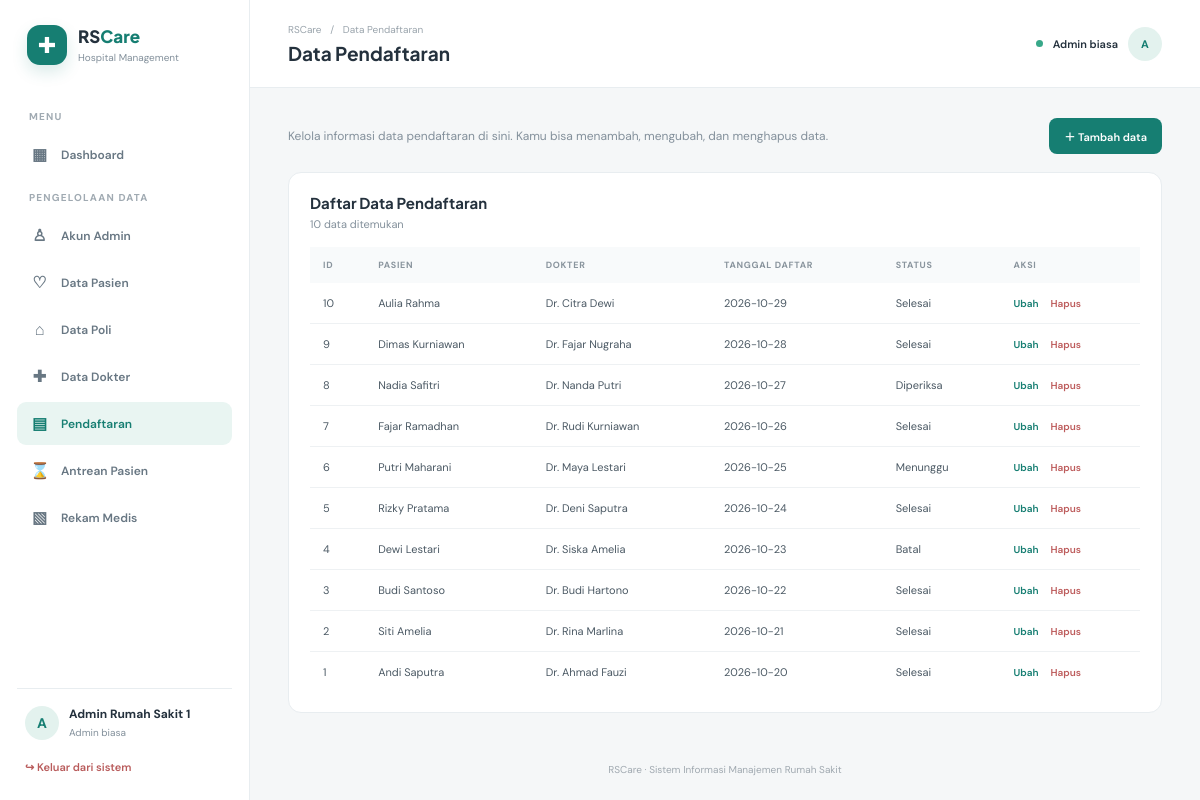
Page /db_rumah_sakit_web/data.php?t=pendaftaran (signed in) on the committed database.
### tables this page shows
CREATE TABLE `pendaftaran` (
  `id_pendaftaran` int(11) NOT NULL,
  `id_pasien` int(11) NOT NULL,
  `id_dokter` int(11) NOT NULL,
  `tanggal_daftar` date NOT NULL,
  `status` enum('Menunggu','Diperiksa','Selesai','Batal') DEFAULT 'Menunggu'
);

CREATE TABLE `pasien` (
  `id_pasien` int(11) NOT NULL,
  `nama_pasien` varchar(100) NOT NULL,
  `jenis_kelamin` enum('Laki-laki','Perempuan') NOT NULL,
  `tanggal_lahir` date NOT NULL,
  `alamat` text DEFAULT NULL
);

CREATE TABLE `dokter` (
  `id_dokter` int(11) NOT NULL,
  `id_poli` int(11) NOT NULL,
  `nama_dokter` varchar(100) NOT NULL,
  `spesialisasi` varchar(100) DEFAULT NULL
);

### db_rumah_sakit_web/config/auth.php (called while the page is built, shortened)
<?php
function h($value): string {
    return htmlspecialchars((string)($value ?? ''), ENT_QUOTES, 'UTF-8');
}

### db_rumah_sakit_web/data.php (the view, shortened to what this page needs)
<?php
require_once __DIR__ . '/config/database.php';
require_once __DIR__ . '/config/auth.php';
$key = $_GET['t'] ?? 'pasien';
$config = $definitions[$key];
$table = $config['table'];
$pk = $config['pk'];
if ($key === 'dokter') {
    $rows = $pdo->query("SELECT d.id_dokter, d.nama_dokter, d.spesialisasi, p.nama_poli FROM dokter d JOIN poli p ON d.id_poli=p.id_poli ORDER BY d.id_dokter DESC")->fetchAll();
} elseif ($key === 'pendaftaran') {
    $rows = $pdo->query("SELECT p.id_pendaftaran, p.tanggal_daftar, p.status, ps.nama_pasien, d.nama_dokter FROM pendaftaran p JOIN pasien ps ON p.id_pasien=ps.id_pasien JOIN dokter d ON p.id_dokter=d.id_dokter ORDER BY p.id_pendaftaran DESC")->fetchAll();
} elseif ($key === 'akun_admin' && !adalah_administrator()) {
    $stmt = $pdo->prepare("SELECT id_admin,nama_admin,username,role FROM akun_admin WHERE id_admin=?");
    $stmt->execute([$_SESSION['admin_id']]);
    $rows = $stmt->fetchAll();
} elseif ($key === 'akun_admin') {
    $rows = $pdo->query("SELECT id_admin,nama_admin,username,role FROM akun_admin ORDER BY id_admin DESC")->fetchAll();
} else {
    $rows = $pdo->query("SELECT * FROM `$table` ORDER BY `$pk` DESC")->fetchAll();
}
require __DIR__ . '/partials/header.php';
?>
<div class="page-intro">
    <div><p>Kelola informasi <?= h(strtolower($config['title'])) ?> di sini. Kamu bisa menambah, mengubah, dan menghapus data.</p></div>
    <?php if ($key !== "akun_admin" || adalah_administrator()): ?><a class="btn primary" href="data.php?t=<?= h($key) ?>&add=1">＋ Tambah data</a><?php endif; ?>
</div>
<section class="panel">
    <div class="panel-heading"><div><h2>Daftar <?= h($config['title']) ?></h2><p><?= count($rows) ?> data ditemukan</p></div></div>
    <div class="table-scroll"><table>
        <thead><tr><?php foreach ($config['columns'] as $label): ?><th><?= h($label) ?></th><?php endforeach; ?><?php if ($key !== "akun_admin" || adalah_administrator()): ?><th>Aksi</th><?php endif; ?></tr></thead>
        <tbody>
        <?php foreach ($rows as $row): ?>
        <tr>
            <?php foreach ($config['columns'] as $column => $label): ?><td><?= h($row[$column] ?? '-') ?></td><?php endforeach; ?>
            <?php if ($key !== "akun_admin" || adalah_administrator()): ?><td><div class="row-actions">
                <a class="edit-action" href="data.php?t=<?= h($key) ?>&edit=<?= (int)$row[$pk] ?>">Ubah</a>
                <form method="post" onsubmit="return confirm('Yakin ingin menghapus data ini? Data yang masih digunakan tabel lain tidak dapat dihapus.')">
                    <button class="delete-action" type="submit">Hapus</button>
                </form>
            </div></td><?php endif; ?>
        </tr>
        <?php endforeach; ?>
        </tbody>
    </table></div>
</section>
<?php require __DIR__ . '/partials/footer.php'; ?>

### db_rumah_sakit_web/assets/style.css (style rules this page uses)
:root { --ink:#24313d;--muted:#83909b;--line:#e8edf0;--bg:#f5f7f8;--green:#167e72;--green2:#0e685e;--soft:#e9f5f2 }
* { box-sizing:border-box }
body { margin:0;background:var(--bg);color:var(--ink);font:14px 'DM Sans',sans-serif }
a { text-decoration:none;color:inherit }
.section-heading h2,.panel-heading h2 { font:700 15px 'Plus Jakarta Sans';margin:0 0 5px }
.section-heading p,.panel-heading p { font-size:11px;color:var(--muted);margin:0 }
.stat-card,.panel { background:#fff;border:1px solid var(--line);border-radius:13px }
.panel { padding:20px 21px;margin-bottom:20px }
.panel-heading { display:flex;justify-content:space-between;align-items:center;margin-bottom:16px }
.table-scroll { overflow-x:auto }
table { width:100%;border-collapse:collapse;white-space:nowrap }
th { text-align:left;background:#f8fafb;color:#89949d;font-size:9px;text-transform:uppercase;letter-spacing:.7px;padding:12px 13px }
td { padding:13px;border-bottom:1px solid #eef1f3;font-size:11px;color:#4b5964 }
tbody tr:last-child td { border-bottom:0 }
.page-intro { display:flex;align-items:center;justify-content:space-between;margin-bottom:18px;gap:12px }
.page-intro p { font-size:12px;color:var(--muted);margin:0 }
.btn { border:0;border-radius:8px;padding:10px 15px;display:inline-flex;align-items:center;justify-content:center;cursor:pointer;font:600 11px 'DM Sans' }
.btn.primary { background:var(--green);color:#fff }
.row-actions { display:flex;align-items:center;gap:12px }
.row-actions form { margin:0 }
.edit-action,.delete-action { border:0;background:none;padding:0;font:600 10px 'DM Sans';cursor:pointer }
.edit-action { color:var(--green) }
.delete-action { color:#bd5c5c }

### rows in the picture
pendaftaran: id_pendaftaran "10", id_pasien.nama_pasien "Aulia Rahma", id_dokter.nama_dokter "Dr. Citra Dewi", tanggal_daftar "2026-10-29", status "Selesai"
pendaftaran: id_pendaftaran "9", id_pasien.nama_pasien "Dimas Kurniawan", id_dokter.nama_dokter "Dr. Fajar Nugraha", tanggal_daftar "2026-10-28", status "Selesai"
pendaftaran: id_pendaftaran "8", id_pasien.nama_pasien "Nadia Safitri", id_dokter.nama_dokter "Dr. Nanda Putri", tanggal_daftar "2026-10-27", status "Diperiksa"
pendaftaran: id_pendaftaran "7", id_pasien.nama_pasien "Fajar Ramadhan", id_dokter.nama_dokter "Dr. Rudi Kurniawan", tanggal_daftar "2026-10-26", status "Selesai"
pendaftaran: id_pendaftaran "6", id_pasien.nama_pasien "Putri Maharani", id_dokter.nama_dokter "Dr. Maya Lestari", tanggal_daftar "2026-10-25", status "Menunggu"
pendaftaran: id_pendaftaran "5", id_pasien.nama_pasien "Rizky Pratama", id_dokter.nama_dokter "Dr. Deni Saputra", tanggal_daftar "2026-10-24", status "Selesai"
pendaftaran: id_pendaftaran "4", id_pasien.nama_pasien "Dewi Lestari", id_dokter.nama_dokter "Dr. Siska Amelia", tanggal_daftar "2026-10-23", status "Batal"
pendaftaran: id_pendaftaran "3", id_pasien.nama_pasien "Budi Santoso", id_dokter.nama_dokter "Dr. Budi Hartono", tanggal_daftar "2026-10-22", status "Selesai"
pendaftaran: id_pendaftaran "2", id_pasien.nama_pasien "Siti Amelia", id_dokter.nama_dokter "Dr. Rina Marlina", tanggal_daftar "2026-10-21", status "Selesai"
pendaftaran: id_pendaftaran "1", id_pasien.nama_pasien "Andi Saputra", id_dokter.nama_dokter "Dr. Ahmad Fauzi", tanggal_daftar "2026-10-20", status "Selesai"

### other values in the picture
$_SESSION['admin_name'] "Admin Rumah Sakit 1"
$pageTitle "Data Pendaftaran"
$config['title'] "data pendaftaran"
$config['title'] "Data Pendaftaran"
count($rows) "10"
$label "ID"
$label "PASIEN"
$label "DOKTER"
$label "TANGGAL DAFTAR"
$label "STATUS"
